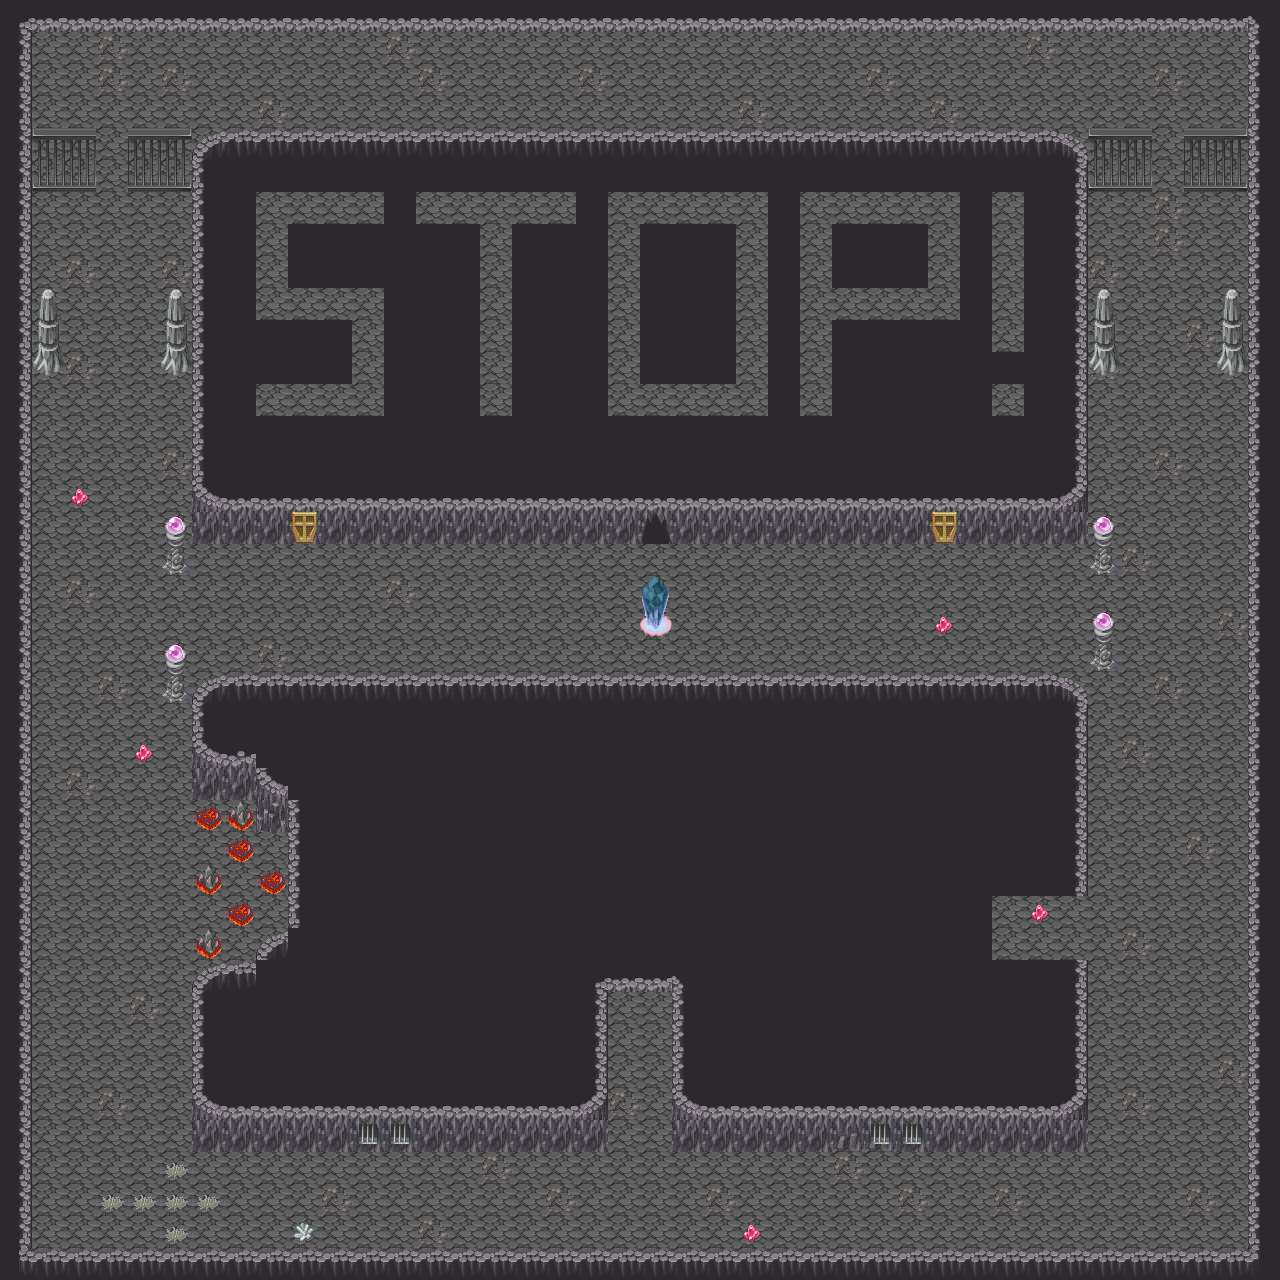

The image is a tile-based game level rendered from a .tmx file. Its description and source (layers, tilesets, objects; grid data summarised) follow:
An orthogonal 40x40 tile map with 32x32 px tiles, 4 tile layers (Background, Wall, Object, ObjectCollide) and 38 objects (9x Spike, 8x Switch, 3x Model, 3x Medusa, 2x Door, ...).

<map version="1.0" orientation="orthogonal" renderorder="right-down" width="40" height="40" tilewidth="32" tileheight="32" nextobjectid="88">
 <tileset firstgid="1" name="All_Tiles" tilewidth="32" tileheight="32" tilecount="1200" columns="40">
  <image source="../Tiles/All_Tiles.png" width="1280" height="960" />
 </tileset>
 <layer name="Background" width="40" height="40">
  <properties>
   <property name="collide" type="bool" value="false" />
   <property name="worldSize" type="bool" value="true" />
  </properties>
  <data>[1600 cells, 1600 non-empty, 1 distinct tile ids]</data>
 </layer>
 <layer name="Wall" width="40" height="40">
  <properties>
   <property name="blockView" type="bool" value="true" />
   <property name="collide" type="bool" value="true" />
   <property name="worldSize" type="bool" value="false" />
  </properties>
  <data>[1600 cells, 913 non-empty, 20 distinct tile ids]</data>
 </layer>
 <layer name="Object" width="40" height="40">
  <properties>
   <property name="collide" type="bool" value="false" />
   <property name="worldSize" type="bool" value="false" />
  </properties>
  <data>[1600 cells, 128 non-empty, 9 distinct tile ids]</data>
 </layer>
 <layer name="ObjectCollide" width="40" height="40">
  <properties>
   <property name="collide" type="bool" value="true" />
   <property name="worldSize" type="bool" value="false" />
  </properties>
  <data>[1600 cells, 845 non-empty, 16 distinct tile ids]</data>
 </layer>
 <objectgroup name="Interractions">
  <object id="33" name="Model" x="751" y="337" visible="0" />
  <object id="45" name="Spike" x="192" y="31.75" width="32" height="32.5">
   <properties>
    <property name="switchesIndex" value="4" />
   </properties>
  </object>
  <object id="46" name="Spike" x="1056.33" y="33.75" width="30.92" height="31.5">
   <properties>
    <property name="switchesIndex" value="2" />
   </properties>
  </object>
  <object id="49" name="Door" type="HiddenZone" x="992.417" y="896.583" width="95.583" height="63.417">
   <properties>
    <property name="switchesIndex" value="5" />
   </properties>
  </object>
  <object id="52" name="Door" x="96.5" y="128.25" width="31" height="63.5">
   <properties>
    <property name="switchesIndex" value="0" />
   </properties>
  </object>
  <object id="53" name="Door" x="1152" y="128.5" width="32" height="63">
   <properties>
    <property name="switchesIndex" value="1" />
   </properties>
  </object>
  <object id="55" name="Switch" x="29.3333" y="221.333" width="32" height="32">
   <properties>
    <property name="index" type="int" value="1" />
   </properties>
  </object>
  <object id="56" name="Switch" x="1217.33" y="224" width="32" height="32">
   <properties>
    <property name="index" type="int" value="0" />
   </properties>
  </object>
  <object id="57" name="Spike" x="1056" y="1151.75" width="32" height="32.25">
   <properties>
    <property name="switchesIndex" value="3" />
   </properties>
  </object>
  <object id="58" name="Switch" x="284.667" y="608.667" width="32" height="32">
   <properties>
    <property name="index" type="int" value="3" />
   </properties>
  </object>
  <object id="59" name="Switch" x="1209.33" y="33.3333" width="32" height="32">
   <properties>
    <property name="index" type="int" value="4" />
   </properties>
  </object>
  <object id="60" name="Switch" x="30.6667" y="33.3333" width="32" height="32">
   <properties>
    <property name="index" type="int" value="2" />
   </properties>
  </object>
  <object id="61" name="Switch" x="1217.33" y="224" width="32" height="32">
   <properties>
    <property name="index" type="int" value="0" />
   </properties>
  </object>
  <object id="62" name="Switch" x="702.667" y="64" width="32" height="32">
   <properties>
    <property name="index" type="int" value="5" />
   </properties>
  </object>
  <object id="71" name="Spike" x="1055.5" y="1184.88" width="32" height="32.25">
   <properties>
    <property name="switchesIndex" value="3" />
   </properties>
  </object>
  <object id="72" name="Spike" x="1055.75" y="1217.62" width="32" height="32.25">
   <properties>
    <property name="switchesIndex" value="3" />
   </properties>
  </object>
  <object id="74" name="Spike" x="193" y="97.25" width="32" height="32.5">
   <properties>
    <property name="switchesIndex" value="4" />
   </properties>
  </object>
  <object id="75" name="Spike" x="192" y="64" width="32" height="32.5">
   <properties>
    <property name="switchesIndex" value="4" />
   </properties>
  </object>
  <object id="76" name="Spike" x="1056.04" y="98.75" width="30.92" height="31.5">
   <properties>
    <property name="switchesIndex" value="2" />
   </properties>
  </object>
  <object id="77" name="Spike" x="1056.04" y="66" width="30.92" height="31.5">
   <properties>
    <property name="switchesIndex" value="2" />
   </properties>
  </object>
  <object id="78" name="Switch" x="605.334" y="65.3333" width="32" height="32">
   <properties>
    <property name="index" type="int" value="6" />
   </properties>
  </object>
  <object id="83" name="Hole" x="557.333" y="578.667" width="62.6667" height="74.6667">
   <properties>
    <property name="switchesIndex" value="6" />
   </properties>
  </object>
  <object id="84" name="Hole" x="717.333" y="576" width="62.6667" height="74.6667">
   <properties>
    <property name="switchesIndex" value="6" />
   </properties>
  </object>
 </objectgroup>
 <objectgroup name="Ennemies">
  <object id="34" name="Model" x="526" y="332" visible="0">
   <properties>
    <property name="path" type="int" value="0" />
    <property name="pathIndex" type="int" value="0" />
    <property name="speed" type="int" value="50" />
    <property name="timeRotation" type="int" value="2500" />
   </properties>
  </object>
  <object id="41" name="0-0" type="Medusa" x="590" y="613" rotation="180">
   <properties>
    <property name="amplitude" type="int" value="55" />
    <property name="index" type="int" value="0" />
    <property name="pathIndex" type="int" value="0" />
    <property name="speed" type="int" value="0" />
    <property name="timeRotation" type="int" value="0" />
   </properties>
  </object>
  <object id="43" name="1-0" type="Medusa" x="748.864" y="613">
   <properties>
    <property name="amplitude" type="int" value="55" />
    <property name="index" type="int" value="1" />
    <property name="pathIndex" type="int" value="0" />
    <property name="speed" type="int" value="0" />
    <property name="timeRotation" type="int" value="0" />
   </properties>
  </object>
  <object id="63" name="2-3" x="635.333" y="1205.33">
   <properties>
    <property name="index" type="int" value="2" />
    <property name="pathIndex" type="int" value="1" />
    <property name="speed" type="int" value="0" />
    <property name="timeRotation" type="int" value="0" />
   </properties>
  </object>
  <object id="64" name="2-0" type="Medusa" x="620" y="1022.67" width="38.6667" height="14.6667">
   <properties>
    <property name="index" type="int" value="2" />
    <property name="pathIndex" type="int" value="0" />
    <property name="speed" type="int" value="0" />
    <property name="timeRotation" type="int" value="0" />
   </properties>
  </object>
  <object id="65" name="2-2" x="999.333" y="1205.33">
   <properties>
    <property name="index" type="int" value="2" />
    <property name="pathIndex" type="int" value="2" />
    <property name="speed" type="int" value="0" />
    <property name="timeRotation" type="int" value="0" />
   </properties>
  </object>
  </objectgroup>
 <objectgroup name="StartPosition">
  <!-- 6 objects omitted --></objectgroup>
 <objectgroup name="Souls">
  <!-- 5 objects omitted --></objectgroup>
 <objectgroup name="Exit">
  <!-- 1 objects omitted --></objectgroup>
</map>
<!-- 9 of 38 objects omitted -->